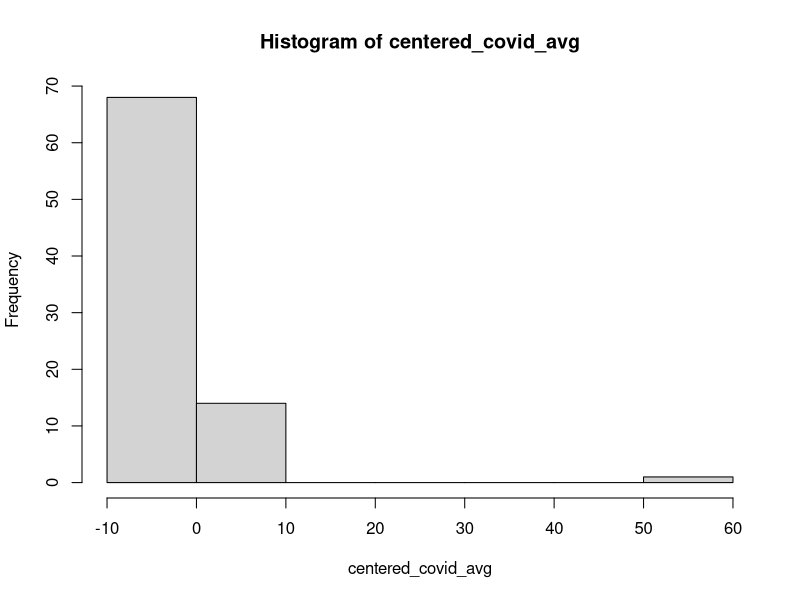
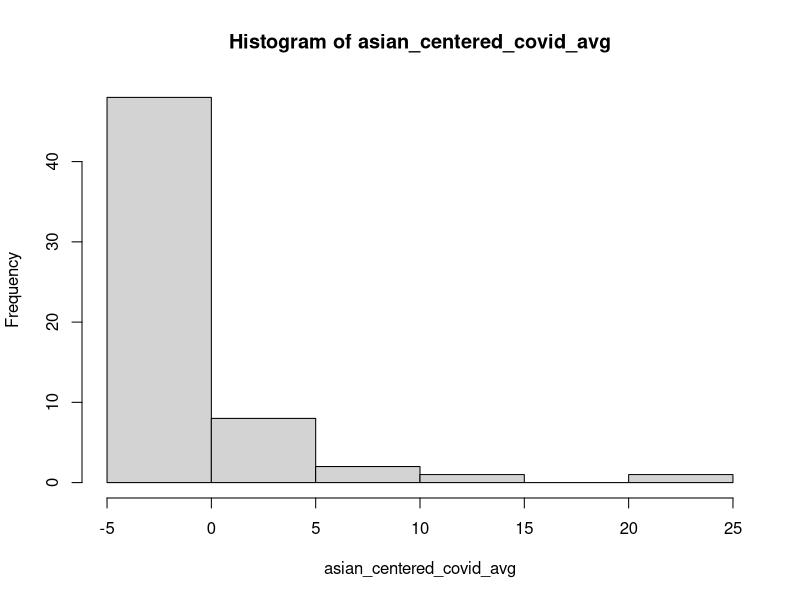
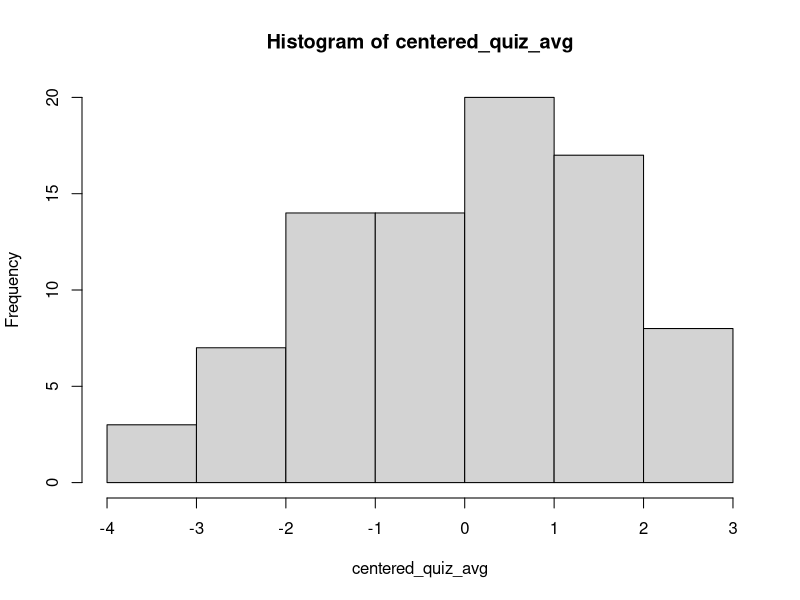
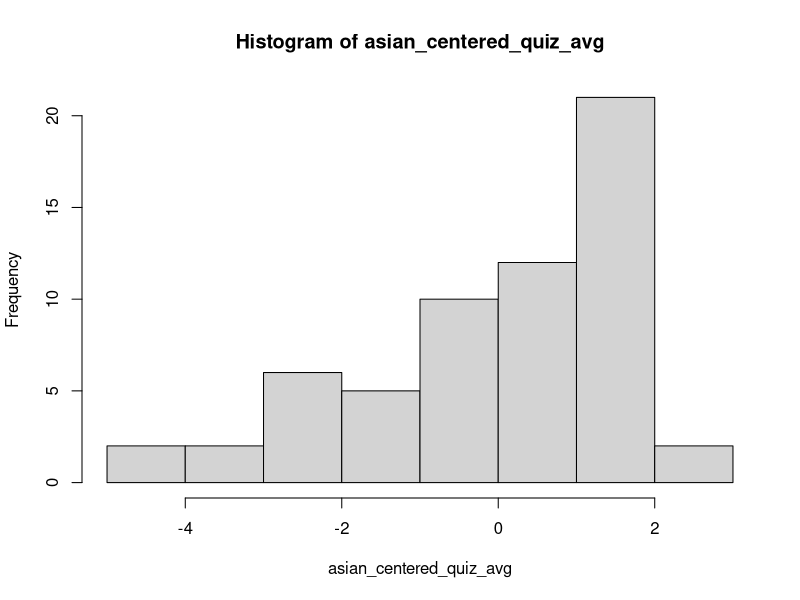
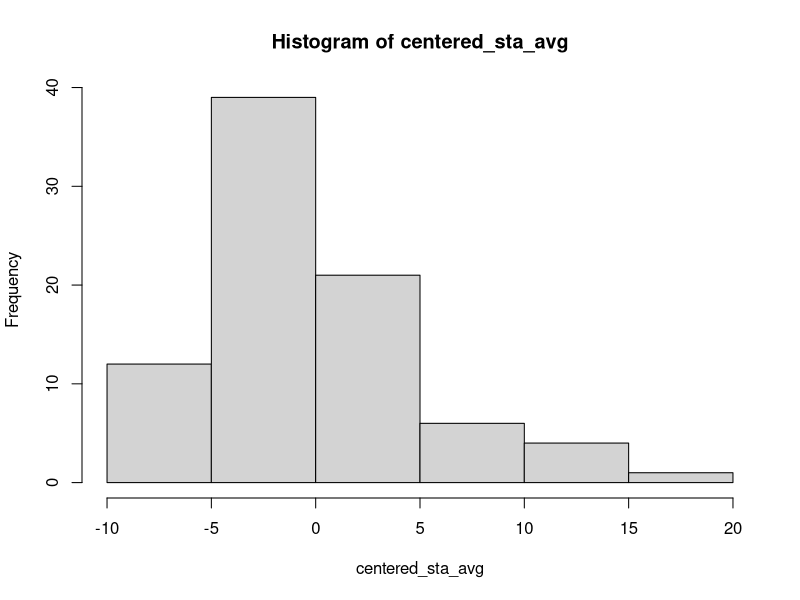
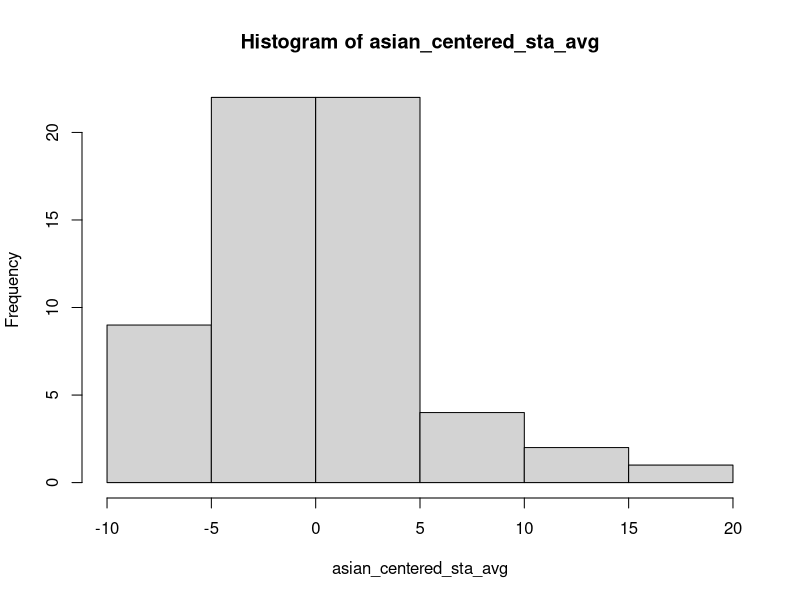
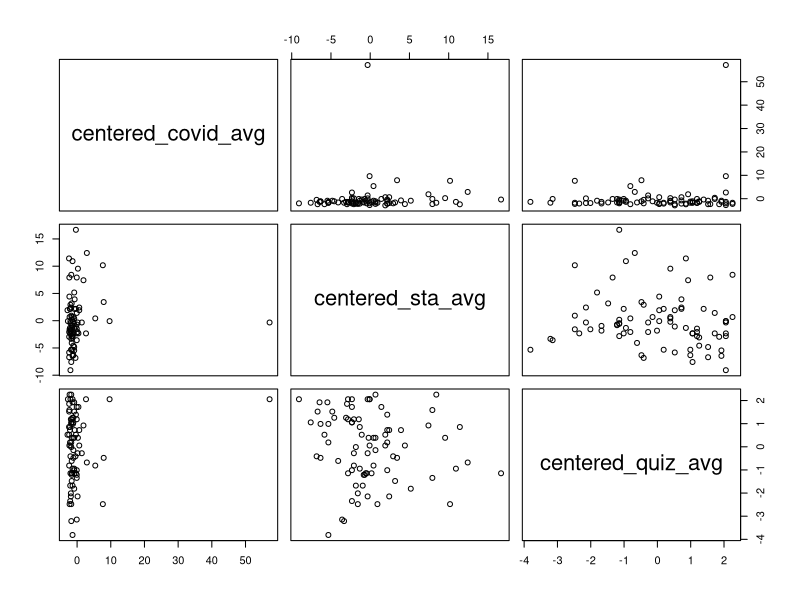

These charts were generated, in order, by the following R code:
## ---- chunk 1
knitr::opts_chunk$set(echo = TRUE)
## ---- chunk 2
library(tidyverse)
df<-read.csv("data.csv")
clean_data<-na.omit(df)
data_split<-split(clean_data, clean_data$Country)
american_data<-rbind(data_split$Canada, data_split$USA)
asian_data<-rbind(data_split$China, data_split$India, data_split$Mongolia, data_split$Pakistan, data_split$Singapore, data_split$`South Korea`, data_split$Taiwan, data_split$UAE)
		
## ---- chunk 3
covid1 = american_data[,c(3)]
covid2 = american_data[,c(7)]
covid3 = american_data[,c(10)]
covid4 = american_data[,c(13)]

covid_list<-list(covid1, covid2, covid3, covid4)
covid_matrice<-do.call(cbind, covid_list)
covid_average<-rowMeans(covid_matrice)
covid_mean<-mean(covid_average)
centered_covid_avg<-covid_average - covid_mean
hist(centered_covid_avg)
## ---- chunk 4
asian_covid1 = asian_data[,c(3)]
asian_covid2 = asian_data[,c(7)]
asian_covid3 = asian_data[,c(10)]
asian_covid4 = asian_data[,c(13)]

asian_covid_list<-list(asian_covid1, asian_covid2, asian_covid3, asian_covid4)
asian_covid_matrice<-do.call(cbind, asian_covid_list)
asian_covid_average<-rowMeans(asian_covid_matrice)
asian_covid_mean<-mean(asian_covid_average)
asian_centered_covid_avg<-asian_covid_average - asian_covid_mean
hist(asian_centered_covid_avg)
## ---- chunk 5
quiz1 = american_data[,c(5)]
quiz2 = american_data[,c(8)]
quiz3 = american_data[,c(11)]
quiz4 = american_data[,c(14)]

quiz_list<-list(quiz1, quiz2, quiz3)
quiz_matrice<-do.call(cbind, quiz_list)
quiz_average<-rowMeans(quiz_matrice)
quiz_mean<-mean(quiz_average)
centered_quiz_avg<-quiz_average - quiz_mean
hist(centered_quiz_avg)
## ---- chunk 6
asian_quiz1 = asian_data[,c(5)]
asian_quiz2 = asian_data[,c(8)]
asian_quiz3 = asian_data[,c(11)]
asian_quiz4 = asian_data[,c(14)]

asian_quiz_list<-list(asian_quiz1, asian_quiz2, asian_quiz3)
asian_quiz_matrice<-do.call(cbind, asian_quiz_list)
asian_quiz_average<-rowMeans(asian_quiz_matrice)
asian_quiz_mean<-mean(asian_quiz_average)
asian_centered_quiz_avg<-asian_quiz_average - asian_quiz_mean
hist(asian_centered_quiz_avg)
## ---- chunk 7
sta1 = american_data[,c(2)]
sta2 = american_data[,c(6)]
sta3 = american_data[,c(9)]
sta4 = american_data[,c(12)]

sta_list<-list(sta1, sta2, sta3, sta4)
sta_matrice<-do.call(cbind, sta_list)
sta_average<-rowMeans(sta_matrice)
sta_mean<-mean(sta_average)
centered_sta_avg<-sta_average - sta_mean
hist(centered_sta_avg)
## ---- chunk 8
asian_sta1 = asian_data[,c(2)]
asian_sta2 = asian_data[,c(6)]
asian_sta3 = asian_data[,c(9)]
asian_sta4 = asian_data[,c(12)]

asian_sta_list<-list(asian_sta1, asian_sta2, asian_sta3, asian_sta4)
asian_sta_matrice<-do.call(cbind, asian_sta_list)
asian_sta_average<-rowMeans(asian_sta_matrice)
asian_sta_mean<-mean(asian_sta_average)
asian_centered_sta_avg<-asian_sta_average - asian_sta_mean
hist(asian_centered_sta_avg)
## ---- chunk 9
X <- data.frame(centered_covid_avg, centered_sta_avg, centered_quiz_avg)
Y <- data.frame(quiz4)
pairs(X)
## ---- chunk 10
n<-length(quiz4)
global_data<-list(american_data, asian_data)

model1<-lm(quiz4~centered_covid_avg, data=clean_data)
p_prime1 <- length(model1$coefficients)
summary(model1)
SSres1<-deviance(model1)
AIC1<-n*log(SSres1) -n*log(n) + 2*p_prime1
print(AIC1)

model2<-lm(quiz4~centered_sta_avg, data=clean_data)
p_prime2 <- length(model2$coefficients)
summary(model2)
SSres2<-deviance(model2)
AIC2<-n*log(SSres2) -n*log(n) + 2*p_prime2
print(AIC2)

model3<-lm(quiz4~centered_quiz_avg, data=clean_data)
p_prime3 <- length(model3$coefficients)
summary(model3)
SSres3<-deviance(model3)
AIC3<-n*log(SSres3) -n*log(n) + 2*p_prime3
print(AIC3)

model4<-lm(quiz4~centered_covid_avg + centered_quiz_avg, data=clean_data)
p_prime4 <- length(model4$coefficients)
summary(model4)
SSres4<-deviance(model4)
AIC4<-n*log(SSres4) -n*log(n) + 2*p_prime4
print(AIC4)

model5<-lm(quiz4~centered_sta_avg + centered_quiz_avg, data=clean_data)
p_prime5 <- length(model5$coefficients)
summary(model5)
SSres5<-deviance(model5)
AIC5<-n*log(SSres5) -n*log(n) + 2*p_prime5
print(AIC5)

model6<-lm(quiz4~centered_sta_avg + centered_covid_avg, data=clean_data)
p_prime6 <- length(model6$coefficients)
summary(model6)
SSres6<-deviance(model6)
AIC6<-n*log(SSres6) -n*log(n) + 2*p_prime6
print(AIC6)

model7<-lm(quiz4~centered_quiz_avg + centered_covid_avg + centered_sta_avg, data=clean_data)
p_prime7 <- length(model7$coefficients)
summary(model7)
SSres7<-deviance(model7)
AIC7<-n*log(SSres7) -n*log(n) + 2*p_prime7
print(AIC7)
## ---- chunk 11
n<-length(quiz4)

model1<-lm(quiz4~centered_covid_avg, data=clean_data)
p_prime1 <- length(model1$coefficients)
summary(model1)
SSres1<-deviance(model1)
AIC1<-n*log(SSres1) -n*log(n) + 2*p_prime1
print(AIC1)

model2<-lm(quiz4~centered_sta_avg, data=clean_data)
p_prime2 <- length(model2$coefficients)
summary(model2)
SSres2<-deviance(model2)
AIC2<-n*log(SSres2) -n*log(n) + 2*p_prime2
print(AIC2)

model3<-lm(quiz4~centered_quiz_avg, data=clean_data)
p_prime3 <- length(model3$coefficients)
summary(model3)
SSres3<-deviance(model3)
AIC3<-n*log(SSres3) -n*log(n) + 2*p_prime3
print(AIC3)

model4<-lm(quiz4~centered_covid_avg + centered_quiz_avg, data=clean_data)
p_prime4 <- length(model4$coefficients)
summary(model4)
SSres4<-deviance(model4)
AIC4<-n*log(SSres4) -n*log(n) + 2*p_prime4
print(AIC4)

model5<-lm(quiz4~centered_sta_avg + centered_quiz_avg, data=clean_data)
p_prime5 <- length(model5$coefficients)
summary(model5)
SSres5<-deviance(model5)
AIC5<-n*log(SSres5) -n*log(n) + 2*p_prime5
print(AIC5)

model6<-lm(quiz4~centered_sta_avg + centered_covid_avg, data=clean_data)
p_prime6 <- length(model6$coefficients)
summary(model6)
SSres6<-deviance(model6)
AIC6<-n*log(SSres6) -n*log(n) + 2*p_prime6
print(AIC6)

model7<-lm(quiz4~centered_quiz_avg + centered_covid_avg + centered_sta_avg, data=clean_data)
p_prime7 <- length(model7$coefficients)
summary(model7)
SSres7<-deviance(model7)
AIC7<-n*log(SSres7) -n*log(n) + 2*p_prime7
print(AIC7)
